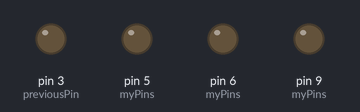
A sketch run on a simulated Arduino Uno, built with avr-gcc and run on an emulated ATmega328P. Parts: output pins drawn as LEDs (lit = HIGH).

Above: at 0.05 s.
At 0.7 s:
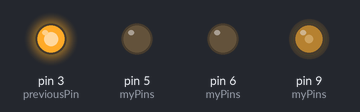
At 1.4 s:
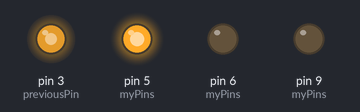
At 2.8 s:
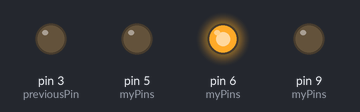
At 4.2 s:
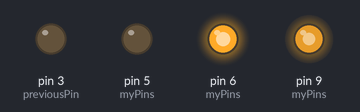
At 5.6 s:
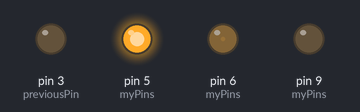
Timing chart, 0 to 7.3 s (numbered marks = the images above):
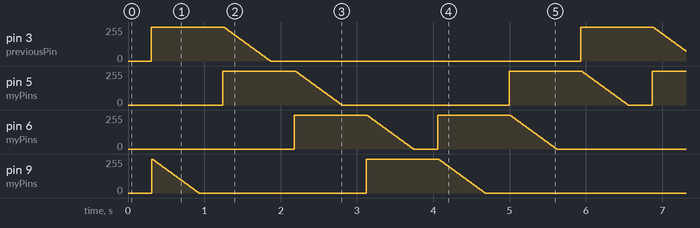

The sketch:

fadingLightRowBounceSketch.ino
```cpp
int startingPin;
int currentPin;
int previousPin;
int myPins[] = {3,5,6,9};
int delayPeriod;
int blinkDirection;

void setup() {
  // put your setup code here, to run once:

  currentPin = 0;
  previousPin=3;
  startingPin = 0;
  delayPeriod = 500;
  blinkDirection=1;
}

void loop() {

  fadeLightOn(myPins[currentPin]);
  fadeLightOff(myPins[previousPin]);
  previousPin=currentPin;
  currentPin = (currentPin + (blinkDirection))%4;

  if(currentPin==3 || currentPin ==0)
  {
    blinkDirection*=-1;
  }
}

void fadeLightOn(int currentPin)
{
   for (int fadeValue = 0 ; fadeValue <= 255; fadeValue += 5) {
    // sets the value (range from 0 to 255):
    analogWrite(currentPin, fadeValue);
    // wait for 30 milliseconds to see the dimming effect
    delay(6);
  }
}

void fadeLightOff(int currentPin)
{
  for (int fadeValue = 255 ; fadeValue >= 0; fadeValue -= 5) {
    // sets the value (range from 0 to 255):
    analogWrite(currentPin, fadeValue);
    // wait for 30 milliseconds to see the dimming effect
    delay(12);
  }
}
```

Measured:
- by itself, pin 3 (previousPin): ramps from 255/255 to 0/255 and jumps back, once every 5.6 s
- by itself, pin 5 (myPins), pin 6 (myPins): moves between 0/255 and 255/255, repeating every 5.6 s
